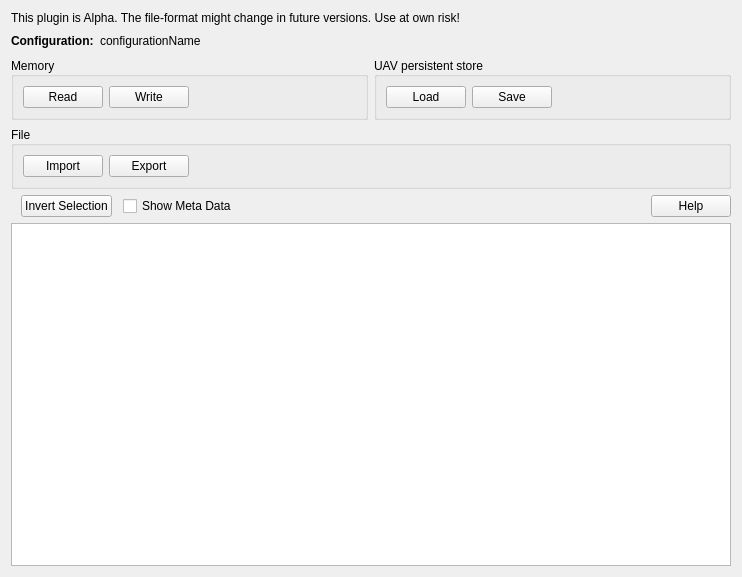
<?xml version="1.0" encoding="UTF-8"?>
<ui version="4.0">
 <class>UAVSettingsManagerGadgetWidget</class>
 <widget class="QWidget" name="UAVSettingsManagerGadgetWidget">
  <property name="geometry">
   <rect>
    <x>0</x>
    <y>0</y>
    <width>742</width>
    <height>577</height>
   </rect>
  </property>
  <property name="sizePolicy">
   <sizepolicy hsizetype="Expanding" vsizetype="Expanding">
    <horstretch>0</horstretch>
    <verstretch>0</verstretch>
   </sizepolicy>
  </property>
  <property name="windowTitle">
   <string>Form</string>
  </property>
  <layout class="QVBoxLayout" name="verticalLayout">
   <item>
    <widget class="QLabel" name="label_2">
     <property name="text">
      <string>This plugin is Alpha. The file-format might change in future versions. Use at own risk!</string>
     </property>
    </widget>
   </item>
   <item>
    <layout class="QHBoxLayout" name="horizontalLayout_6">
     <item>
      <widget class="QLabel" name="label">
       <property name="font">
        <font>
         <weight>75</weight>
         <bold>true</bold>
        </font>
       </property>
       <property name="text">
        <string>Configuration:</string>
       </property>
       <property name="textFormat">
        <enum>Qt::AutoText</enum>
       </property>
      </widget>
     </item>
     <item>
      <widget class="QLabel" name="configurationName">
       <property name="text">
        <string>configurationName</string>
       </property>
      </widget>
     </item>
     <item>
      <spacer name="horizontalSpacer_2">
       <property name="orientation">
        <enum>Qt::Horizontal</enum>
       </property>
       <property name="sizeHint" stdset="0">
        <size>
         <width>40</width>
         <height>20</height>
        </size>
       </property>
      </spacer>
     </item>
    </layout>
   </item>
   <item>
    <layout class="QHBoxLayout" name="horizontalLayout_5">
     <item>
      <widget class="QGroupBox" name="groupMemory">
       <property name="title">
        <string>Memory</string>
       </property>
       <property name="alignment">
        <set>Qt::AlignLeading|Qt::AlignLeft|Qt::AlignVCenter</set>
       </property>
       <property name="flat">
        <bool>false</bool>
       </property>
       <layout class="QHBoxLayout" name="horizontalLayout_2">
        <item>
         <widget class="QPushButton" name="requestButton">
          <property name="toolTip">
           <string>Read selected objects from active UAV configuration to this configuration</string>
          </property>
          <property name="text">
           <string>Read</string>
          </property>
         </widget>
        </item>
        <item>
         <spacer name="horizontalSpacer_9">
          <property name="orientation">
           <enum>Qt::Horizontal</enum>
          </property>
          <property name="sizeType">
           <enum>QSizePolicy::Preferred</enum>
          </property>
          <property name="sizeHint" stdset="0">
           <size>
            <width>13</width>
            <height>20</height>
           </size>
          </property>
         </spacer>
        </item>
        <item>
         <widget class="QPushButton" name="sendButton">
          <property name="toolTip">
           <string>Write selected objects from this configuration to active UAV configuration</string>
          </property>
          <property name="text">
           <string>Write</string>
          </property>
         </widget>
        </item>
        <item>
         <spacer name="horizontalSpacer_10">
          <property name="orientation">
           <enum>Qt::Horizontal</enum>
          </property>
          <property name="sizeHint" stdset="0">
           <size>
            <width>491</width>
            <height>20</height>
           </size>
          </property>
         </spacer>
        </item>
       </layout>
      </widget>
     </item>
     <item>
      <widget class="QGroupBox" name="groupSD">
       <property name="title">
        <string>UAV persistent store</string>
       </property>
       <property name="alignment">
        <set>Qt::AlignLeading|Qt::AlignLeft|Qt::AlignVCenter</set>
       </property>
       <property name="flat">
        <bool>false</bool>
       </property>
       <layout class="QHBoxLayout" name="horizontalLayout_4">
        <item>
         <widget class="QPushButton" name="loadButton">
          <property name="toolTip">
           <string>Load selected objects from SD Card</string>
          </property>
          <property name="text">
           <string>Load</string>
          </property>
         </widget>
        </item>
        <item>
         <spacer name="horizontalSpacer_12">
          <property name="orientation">
           <enum>Qt::Horizontal</enum>
          </property>
          <property name="sizeType">
           <enum>QSizePolicy::Preferred</enum>
          </property>
          <property name="sizeHint" stdset="0">
           <size>
            <width>13</width>
            <height>20</height>
           </size>
          </property>
         </spacer>
        </item>
        <item>
         <widget class="QPushButton" name="saveButton">
          <property name="toolTip">
           <string>Save selected objects to SD Card.</string>
          </property>
          <property name="text">
           <string>Save</string>
          </property>
         </widget>
        </item>
        <item>
         <spacer name="horizontalSpacer_13">
          <property name="orientation">
           <enum>Qt::Horizontal</enum>
          </property>
          <property name="sizeHint" stdset="0">
           <size>
            <width>491</width>
            <height>20</height>
           </size>
          </property>
         </spacer>
        </item>
       </layout>
      </widget>
     </item>
    </layout>
   </item>
   <item>
    <widget class="QGroupBox" name="groupFile">
     <property name="title">
      <string>File</string>
     </property>
     <property name="alignment">
      <set>Qt::AlignLeading|Qt::AlignLeft|Qt::AlignVCenter</set>
     </property>
     <property name="flat">
      <bool>false</bool>
     </property>
     <layout class="QHBoxLayout" name="horizontalLayout_3">
      <item>
       <widget class="QPushButton" name="importButton">
        <property name="toolTip">
         <string>Import configuration from file</string>
        </property>
        <property name="text">
         <string>Import</string>
        </property>
       </widget>
      </item>
      <item>
       <widget class="QPushButton" name="exportButton">
        <property name="toolTip">
         <string>Export configuration to a file</string>
        </property>
        <property name="text">
         <string>Export</string>
        </property>
       </widget>
      </item>
      <item>
       <widget class="Utils::PathChooser" name="configFile" native="true">
        <property name="sizePolicy">
         <sizepolicy hsizetype="MinimumExpanding" vsizetype="Preferred">
          <horstretch>0</horstretch>
          <verstretch>0</verstretch>
         </sizepolicy>
        </property>
        <zorder>groupMemory</zorder>
        <zorder>exportButton</zorder>
       </widget>
      </item>
     </layout>
    </widget>
   </item>
   <item>
    <layout class="QHBoxLayout" name="horizontalLayout">
     <item>
      <spacer name="horizontalSpacer">
       <property name="orientation">
        <enum>Qt::Horizontal</enum>
       </property>
       <property name="sizeType">
        <enum>QSizePolicy::Preferred</enum>
       </property>
       <property name="sizeHint" stdset="0">
        <size>
         <width>10</width>
         <height>20</height>
        </size>
       </property>
      </spacer>
     </item>
     <item>
      <widget class="QPushButton" name="invertSelectionButton">
       <property name="text">
        <string>Invert Selection</string>
       </property>
      </widget>
     </item>
     <item>
      <spacer name="horizontalSpacer_8">
       <property name="orientation">
        <enum>Qt::Horizontal</enum>
       </property>
       <property name="sizeType">
        <enum>QSizePolicy::Preferred</enum>
       </property>
       <property name="sizeHint" stdset="0">
        <size>
         <width>5</width>
         <height>20</height>
        </size>
       </property>
      </spacer>
     </item>
     <item>
      <widget class="QCheckBox" name="metaCheckBox">
       <property name="toolTip">
        <string>Show Meta Data</string>
       </property>
       <property name="text">
        <string>Show Meta Data</string>
       </property>
      </widget>
     </item>
     <item>
      <spacer name="horizontalSpacer_3">
       <property name="orientation">
        <enum>Qt::Horizontal</enum>
       </property>
       <property name="sizeHint" stdset="0">
        <size>
         <width>40</width>
         <height>20</height>
        </size>
       </property>
      </spacer>
     </item>
     <item>
      <widget class="QPushButton" name="helpButton">
       <property name="text">
        <string>Help</string>
       </property>
      </widget>
     </item>
    </layout>
   </item>
   <item>
    <widget class="QTreeView" name="treeView">
     <property name="sizePolicy">
      <sizepolicy hsizetype="MinimumExpanding" vsizetype="Expanding">
       <horstretch>0</horstretch>
       <verstretch>0</verstretch>
      </sizepolicy>
     </property>
    </widget>
   </item>
  </layout>
 </widget>
 <customwidgets>
  <customwidget>
   <class>Utils::PathChooser</class>
   <extends>QWidget</extends>
   <header>utils/pathchooser.h</header>
   <container>1</container>
  </customwidget>
 </customwidgets>
 <resources/>
 <connections/>
</ui>
